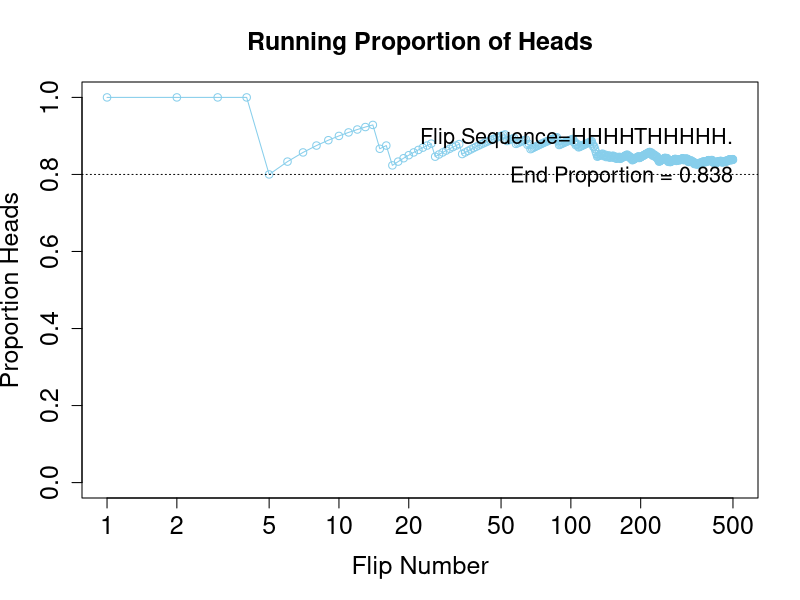

This chart was generated by the following R code:
#Code originally taken from section 4.5 of "Doing Bayesian Analysis 2nd Edition" by John Kruschke
#Code edited by Dmitriy Strelkov in R.

flipCoin = function(N,pHeads){ # Specify the total number of flips, denoted N.
  #Create a function that flips the coin N times with a heads bias pHeads
  #N is a positive integer, pHeads must be between 0 and 1

# Generate a random sample of N flips (heads=1, tails=0):

flipSequence = sample( x=c(0,1), prob=c(1-pHeads,pHeads), size=N, replace=TRUE)
#Samples from the vector 0 or 1(tails or heads), with probabilities determined by pHeads,
#creating a sample of size N. Replace is TRUE to refresh the vector on every sample.

#Compute the running proportion of heads:

r = cumsum( flipSequence ) # Cumulative sum: Number of heads at each step.
#How many times heads was flipped

n = 1:N # Number of flips at each step.
#How many times the coin was flipped

runProp = r / n # Component by component division.
#The simulated probability of flipping heads

# Graph the running proportion:

plot( n , runProp , type="o" , log="x" , col="skyblue" ,
      
      xlim=c(1,N) , ylim=c(0.0,1.0) , cex.axis=1.5 ,
      
      xlab="Flip Number" , ylab="Proportion Heads" , cex.lab=1.5 ,
      
      main="Running Proportion of Heads" , cex.main=1.5 )

#Plots the proportion of heads as the coin is flipped.

# Plot a dotted horizontal reference line:

abline( h=pHeads , lty="dotted" )

# Display the beginning of the flip sequence:

flipLetters = paste( c("T","H")[flipSequence[1:10]+1] , collapse="" )

displayString = paste0( "Flip Sequence=" , flipLetters , "." )

text( N , .9 , displayString , adj=c(1,0.5) , cex=1.3 )

# Display the relative frequency at the end of the sequence.

text( N , .8 , paste("End Proportion =",runProp[N]) , adj=c(1,0.5) , cex=1.3 )
}

#Task: Change the probability of heads to .8 and correct the reference line to reflect that change.
#The reference line moves automatically with the probability.
#All we have to do is call our newly made function with a desired number of flips and the desired probability.

flipCoin(500,.8)

#Done!